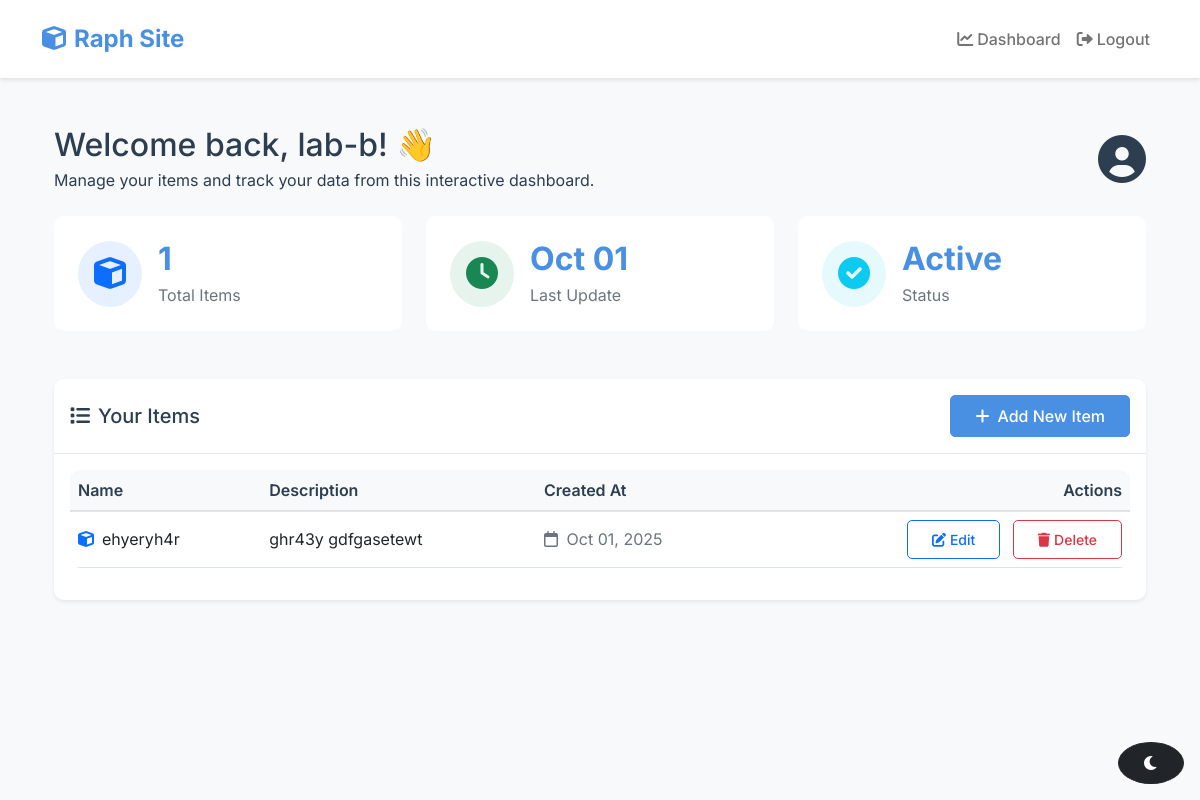
Page /dashboard/ (signed in) on the earlier database version.
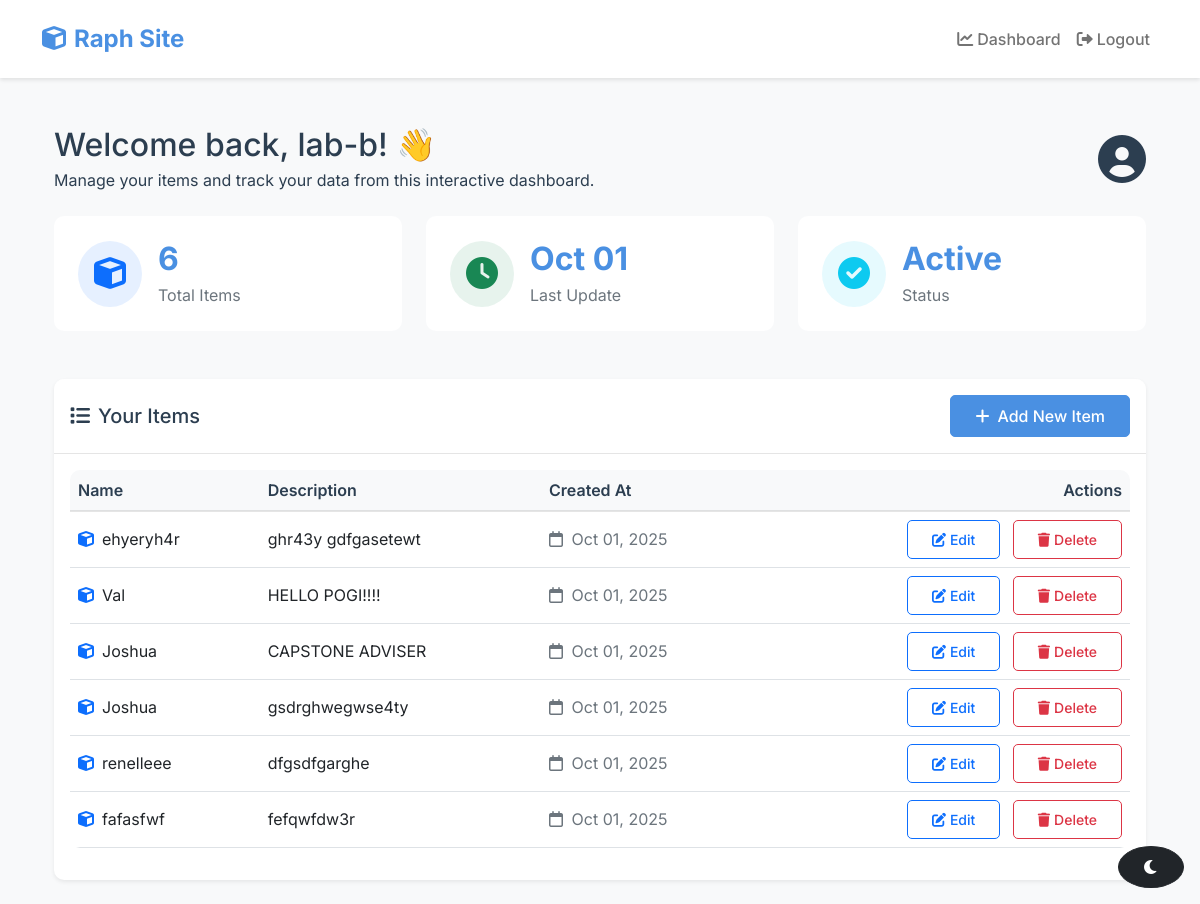
Same page on the later database version.
### main/models.py (models this page shows, shortened)
class Item(models.Model):
	name = models.CharField(max_length=100)
	description = models.TextField(blank=True)
	created_at = models.DateTimeField(auto_now_add=True)

### main/views.py (the view)
# urls.py: path('dashboard/', views.dashboard, name='dashboard'),
@login_required
def dashboard(request):
    items = Item.objects.all()
    return render(request, 'main/dashboard.html', {'items': items})

### main/templates/main/dashboard.html (shortened to what this page needs)
{% extends 'main/base.html' %}
{% block content %}
<div class="container py-4">
    <div class="row mb-4" data-aos="fade-down">
        <div class="col-md-12">
            <div class="dashboard-header glass-effect">
                <div class="d-flex align-items-center">
                    <div>
                        <h2 class="mb-1">Welcome back, {{ user.username }}! 👋</h2>
                        <p class="mb-0">Manage your items and track your data from this interactive dashboard.</p>
                    </div>
                    <div class="ms-auto">
                        <div class="stats-icon">
                            <i class="fas fa-user-circle fa-3x"></i>
                        </div>
                    </div>
                </div>
            </div>
        </div>
    </div>
    <div class="row mb-4">
        <div class="col-md-4">
            <div class="dashboard-stats">
                <div class="d-flex align-items-center">
                    <div class="stats-icon bg-primary bg-opacity-10 p-3 rounded-circle me-3">
                        <i class="fas fa-cube fa-2x text-primary"></i>
                    </div>
                    <div>
                        <h3 class="stats-number mb-1">{{ items|length }}</h3>
                        <p class="text-muted mb-0">Total Items</p>
                    </div>
                </div>
            </div>
        </div>
        <div class="col-md-4">
            <div class="dashboard-stats">
                <div class="d-flex align-items-center">
                    <div class="stats-icon bg-success bg-opacity-10 p-3 rounded-circle me-3">
                        <i class="fas fa-clock fa-2x text-success"></i>
                    </div>
                    <div>
                        <h3 class="stats-number mb-1">{{ items.first.created_at|date:"M d" }}</h3>
                        <p class="text-muted mb-0">Last Update</p>
                    </div>
                </div>
            </div>
        </div>
        <div class="col-md-4">
            <div class="dashboard-stats">
                <div class="d-flex align-items-center">
                    <div class="stats-icon bg-info bg-opacity-10 p-3 rounded-circle me-3">
                        <i class="fas fa-check-circle fa-2x text-info"></i>
                    </div>
                    <div>
                        <h3 class="stats-number mb-1">Active</h3>
                        <p class="text-muted mb-0">Status</p>
                    </div>
                </div>
            </div>
        </div>
    </div>
    <div class="card shadow-sm">
        <div class="card-header bg-white py-3">
            <div class="d-flex justify-content-between align-items-center">
                <h5 class="mb-0">
                    <i class="fas fa-list me-2"></i>Your Items
                </h5>
                <a href="{% url 'item_create' %}" class="btn btn-primary">
                    <i class="fas fa-plus me-2"></i>Add New Item
                </a>
            </div>
        </div>
        <div class="card-body">
            {% if items %}
                <div class="table-responsive">
                    <table class="table table-hover align-middle">
                        <thead>
                            <tr>
                                <th>Name</th>
                                <th>Description</th>
                                <th>Created At</th>
                                <th class="text-end">Actions</th>
                            </tr>
                        </thead>
                        <tbody>
                            {% for item in items %}
                                <tr>
                                    <td>
                                        <div class="d-flex align-items-center">
                                            <i class="fas fa-cube text-primary me-2"></i>
                                            {{ item.name }}
                                        </div>
                                    </td>
                                    <td>{{ item.description|truncatewords:10 }}</td>
                                    <td>
                                        <span class="text-muted">
                                            <i class="far fa-calendar me-1"></i>
                                            {{ item.created_at|date:"M d, Y" }}
                                        </span>
                                    </td>
                                    <td class="text-end">
                                        <a href="{% url 'item_update' item.pk %}" class="btn btn-sm btn-outline-primary me-2">
                                            <i class="fas fa-edit me-1"></i>Edit
                                        </a>
                                        <a href="{% url 'item_delete' item.pk %}" class="btn btn-sm btn-outline-danger">
                                            <i class="fas fa-trash me-1"></i>Delete
                                        </a>
                                    </td>
                                </tr>
                            {% endfor %}
                        </tbody>
                    </table>
                </div>
            {% else %}
                <div class="text-center py-5">
                    <i class="fas fa-box-open fa-3x text-muted mb-3"></i>
                    <p class="text-muted">No items found. Create one using the button above!</p>
                </div>
            {% endif %}
        </div>
    </div>
</div>
{% endblock %}

### main/templates/main/base.html (shortened to what this page needs)
<!DOCTYPE html>
<html lang="en">
<head>
    <link href="https://cdn.jsdelivr.net/npm/bootstrap@5.1.3/dist/css/bootstrap.min.css" rel="stylesheet">
    <link rel="stylesheet" href="https://cdnjs.cloudflare.com/ajax/libs/font-awesome/6.0.0/css/all.min.css">
    <link href="https://unpkg.com/aos@2.3.1/dist/aos.css" rel="stylesheet">
    {% load static %}
    <link href="{% static 'main/css/style.css' %}" rel="stylesheet">
</head>
<body>
    <nav class="navbar navbar-expand-lg navbar-light bg-white">
        <div class="container">
            <a class="navbar-brand" href="{% url 'home' %}">
                <i class="fas fa-cube me-2"></i>Raph Site
            </a>
            <div class="collapse navbar-collapse" id="navbarNav">
                <ul class="navbar-nav ms-auto">
                    {% if user.is_authenticated %}
                        <li class="nav-item">
                            <a class="nav-link" href="{% url 'dashboard' %}">
                                <i class="fas fa-chart-line me-1"></i>Dashboard
                            </a>
                        </li>
                        <li class="nav-item">
                            <a class="nav-link" href="{% url 'logout' %}">
                                <i class="fas fa-sign-out-alt me-1"></i>Logout
                            </a>
                        </li>
                    {% else %}
                        <li class="nav-item">
                            <a class="nav-link" href="{% url 'login' %}">
                                <i class="fas fa-sign-in-alt me-1"></i>Login
                            </a>
                        </li>
                    {% endif %}
                </ul>
            </div>
        </div>
    </nav>
    <div class="container mt-4">
        {% block content %}
        {% endblock %}
    </div>
    <div class="position-fixed bottom-0 end-0 p-3">
        <button id="darkModeToggle" class="btn btn-dark rounded-circle">
            <i class="fas fa-moon"></i>
        </button>
    </div>
    {% load static %}
</body>
</html>

### main/static/main/css/style.css (style rules this page uses)
:root { --primary-color: #4a90e2; --secondary-color: #2c3e50; --success-color: #2ecc71; --danger-color: #e74c3c; --light-bg: #f8f9fa; --dark-bg: #343a40; --gradient-1: linear-gradient(135deg, #6e8efb, #4a90e2); --gradient-2: linear-gradient(135deg, #84fab0, #8fd3f4); --box-shadow: 0 8px 32px rgba(0,0,0,0.1); }
:root { --primary-color: #4a90e2; --secondary-color: #2c3e50; --success-color: #2ecc71; --danger-color: #e74c3c; --light-bg: #f8f9fa; --dark-bg: #343a40; }
body { font-family: 'Inter', sans-serif; background-color: var(--light-bg); color: var(--secondary-color); }
.navbar { box-shadow: 0 2px 4px rgba(0,0,0,0.1); padding: 1rem 0; }
.navbar-brand { font-weight: 700; font-size: 1.5rem; color: var(--primary-color) !important; }
.nav-link { font-weight: 500; transition: all 0.3s ease; }
.card { border: none; border-radius: 10px; box-shadow: 0 4px 6px rgba(0,0,0,0.1); transition: all 0.3s ease; }
.card-header { background-color: white; border-bottom: 1px solid rgba(0,0,0,0.1); border-radius: 10px 10px 0 0 !important; }
.btn { border-radius: 5px; padding: 0.5rem 1.5rem; font-weight: 500; transition: all 0.3s ease; }
.btn-primary { background-color: var(--primary-color); border-color: var(--primary-color); }
.table { background-color: white; border-radius: 10px; overflow: hidden; }
.table thead th { background-color: var(--light-bg); border-bottom: 2px solid rgba(0,0,0,0.1); color: var(--secondary-color); font-weight: 600; }
.table tbody tr { transition: all 0.3s ease; }
.dashboard-stats { padding: 1.5rem; border-radius: 10px; background: white; margin-bottom: 1.5rem; }
.stats-number { font-size: 2rem; font-weight: 700; color: var(--primary-color); }

Differences in the rows shown:
added Item: name "Val", description "HELLO POGI!!!!", created_at "Oct 01, 2025"
added Item: name "Joshua", description "CAPSTONE ADVISER", created_at "Oct 01, 2025"
added Item: name "Joshua", description "gsdrghwegwse4ty", created_at "Oct 01, 2025"
added Item: name "renelleee", description "dfgsdfgarghe", created_at "Oct 01, 2025"
added Item: name "fafasfwf", description "fefqwfdw3r", created_at "Oct 01, 2025"
Other differences:
{{ items|length }}: "1" → "6"
